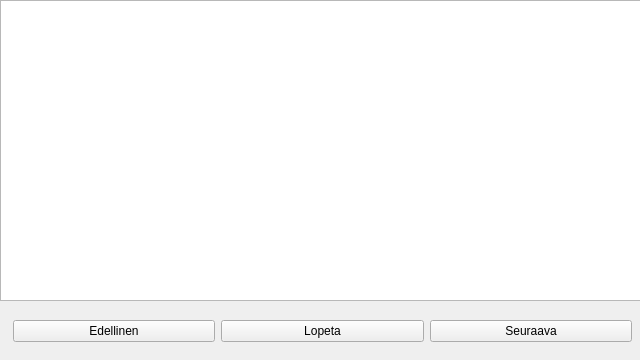
<?xml version="1.0" encoding="UTF-8"?>
<ui version="4.0">
 <class>MainWindow</class>
 <widget class="QMainWindow" name="MainWindow">
  <property name="geometry">
   <rect>
    <x>0</x>
    <y>0</y>
    <width>640</width>
    <height>360</height>
   </rect>
  </property>
  <property name="windowTitle">
   <string>MainWindow</string>
  </property>
  <widget class="QWidget" name="centralWidget">
   <widget class="QGraphicsView" name="graphicsView">
    <property name="geometry">
     <rect>
      <x>0</x>
      <y>0</y>
      <width>641</width>
      <height>301</height>
     </rect>
    </property>
   </widget>
   <widget class="QWidget" name="">
    <property name="geometry">
     <rect>
      <x>2</x>
      <y>301</y>
      <width>641</width>
      <height>61</height>
     </rect>
    </property>
    <layout class="QHBoxLayout" name="horizontalLayout">
     <item>
      <widget class="QPushButton" name="pushButton_previous">
       <property name="sizePolicy">
        <sizepolicy hsizetype="Minimum" vsizetype="Fixed">
         <horstretch>0</horstretch>
         <verstretch>0</verstretch>
        </sizepolicy>
       </property>
       <property name="text">
        <string>Edellinen</string>
       </property>
      </widget>
     </item>
     <item>
      <widget class="QPushButton" name="pushButton_exit">
       <property name="sizePolicy">
        <sizepolicy hsizetype="Minimum" vsizetype="Fixed">
         <horstretch>0</horstretch>
         <verstretch>0</verstretch>
        </sizepolicy>
       </property>
       <property name="text">
        <string>Lopeta</string>
       </property>
      </widget>
     </item>
     <item>
      <widget class="QPushButton" name="pushButton_next">
       <property name="sizePolicy">
        <sizepolicy hsizetype="Minimum" vsizetype="Fixed">
         <horstretch>0</horstretch>
         <verstretch>0</verstretch>
        </sizepolicy>
       </property>
       <property name="text">
        <string>Seuraava</string>
       </property>
      </widget>
     </item>
    </layout>
   </widget>
  </widget>
 </widget>
 <layoutdefault spacing="6" margin="11"/>
 <resources/>
 <connections/>
</ui>
